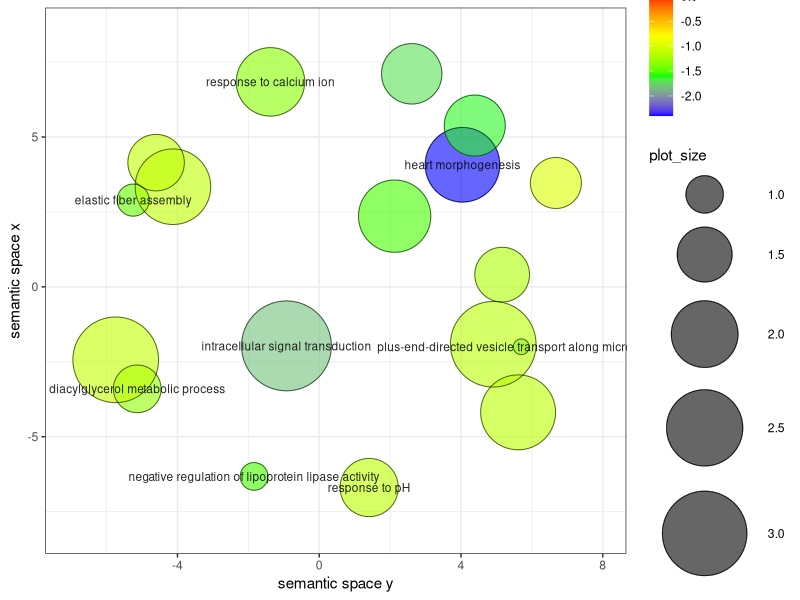

Write the R code that produced this figure.


# A plotting R script produced by the REVIGO server at http://revigo.irb.hr/
# If you found REVIGO useful in your work, please cite the following reference:
# Supek F et al. "REVIGO summarizes and visualizes long lists of Gene Ontology
# terms" PLoS ONE 2011. doi:10.1371/journal.pone.0021800


# --------------------------------------------------------------------------
# If you don't have the ggplot2 package installed, uncomment the following line:
# install.packages( "ggplot2" );
library( ggplot2 );
# --------------------------------------------------------------------------
# If you don't have the scales package installed, uncomment the following line:
# install.packages( "scales" );
library( scales );


# --------------------------------------------------------------------------
# Here is your data from REVIGO. Scroll down for plot configuration options.

revigo.names <- c("term_ID","description","frequency_%","plot_X","plot_Y","plot_size","log10_p_value","uniqueness","dispensability");
revigo.data <- rbind(c("GO:0003007","heart morphogenesis", 1.201, 4.042, 4.073, 2.405,-2.3990,0.720,0.000),
c("GO:0051005","negative regulation of lipoprotein lipase activity", 0.028,-1.839,-6.324, 0.845,-1.5302,0.877,0.000),
c("GO:0051592","response to calcium ion", 0.570,-1.376, 6.839, 2.083,-1.3453,0.819,0.000),
c("GO:0072383","plus-end-directed vesicle transport along microtubule", 0.024, 5.701,-1.999, 0.778,-1.7042,0.724,0.022),
c("GO:0048251","elastic fiber assembly", 0.033,-5.249, 2.894, 0.903,-1.4643,0.769,0.048),
c("GO:0046339","diacylglycerol metabolic process", 0.081,-5.134,-3.402, 1.255,-1.3126,0.807,0.052),
c("GO:0009268","response to pH", 0.195, 1.409,-6.695, 1.623,-1.1418,0.838,0.086),
c("GO:0035556","intracellular signal transduction",10.855,-0.925,-1.969, 3.359,-1.8296,0.784,0.133),
c("GO:0048266","behavioral response to pain", 0.104, 6.678, 3.466, 1.362,-1.0020,0.757,0.162),
c("GO:0001974","blood vessel remodeling", 0.242, 2.610, 7.108, 1.716,-1.7126,0.797,0.175),
c("GO:0070588","calcium ion transmembrane transport", 1.249, 5.612,-4.186, 2.422,-1.1473,0.818,0.196),
c("GO:0006629","lipid metabolic process", 5.594,-5.743,-2.434, 3.072,-1.1029,0.823,0.283),
c("GO:0048286","lung alveolus development", 0.256, 4.389, 5.381, 1.740,-1.6229,0.764,0.298),
c("GO:0051260","protein homooligomerization", 1.363,-4.128, 3.341, 2.459,-1.1233,0.784,0.314),
c("GO:2000785","regulation of autophagosome assembly", 0.166,-4.603, 4.144, 1.556,-1.1148,0.784,0.361),
c("GO:0097485","neuron projection guidance", 0.897, 2.128, 2.359, 2.279,-1.5302,0.540,0.417),
c("GO:0044319","wound healing, spreading of cells", 0.142, 5.162, 0.408, 1.491,-1.2018,0.615,0.433),
c("GO:0016477","cell migration", 5.594, 4.910,-1.914, 3.072,-1.1548,0.655,0.642));

one.data <- data.frame(revigo.data);
names(one.data) <- revigo.names;
one.data <- one.data [(one.data$plot_X != "null" & one.data$plot_Y != "null"), ];
one.data$plot_X <- as.numeric( as.character(one.data$plot_X) );
one.data$plot_Y <- as.numeric( as.character(one.data$plot_Y) );
one.data$plot_size <- as.numeric( as.character(one.data$plot_size) );
one.data$log10_p_value <- as.numeric( as.character(one.data$log10_p_value) );
one.data$frequency <- as.numeric( as.character(one.data$frequency) );
one.data$uniqueness <- as.numeric( as.character(one.data$uniqueness) );
one.data$dispensability <- as.numeric( as.character(one.data$dispensability) );
#head(one.data);


# --------------------------------------------------------------------------
# Names of the axes, sizes of the numbers and letters, names of the columns,
# etc. can be changed below

p1 <- ggplot( data = one.data );
p1 <- p1 + geom_point( aes( plot_X, plot_Y, colour = log10_p_value, size = plot_size), alpha = I(0.6) ) + scale_size_area();
p1 <- p1 + scale_colour_gradientn( colours = c("blue", "green", "yellow", "red"), limits = c( min(one.data$log10_p_value), 0) );
p1 <- p1 + geom_point( aes(plot_X, plot_Y, size = plot_size), shape = 21, fill = "transparent", colour = I (alpha ("black", 0.6) )) + scale_size_area();
p1 <- p1 + scale_size( range=c(5, 30)) + theme_bw(); # + scale_fill_gradientn(colours = heat_hcl(7), limits = c(-300, 0) );
ex <- one.data [ one.data$dispensability < 0.15, ]; 
p1 <- p1 + geom_text( data = ex, aes(plot_X, plot_Y, label = description), colour = I(alpha("black", 0.85)), size = 3 );
p1 <- p1 + labs (y = "semantic space x", x = "semantic space y");
p1 <- p1 + theme(legend.key = element_blank()) ;
one.x_range = max(one.data$plot_X) - min(one.data$plot_X);
one.y_range = max(one.data$plot_Y) - min(one.data$plot_Y);
p1 <- p1 + xlim(min(one.data$plot_X)-one.x_range/10,max(one.data$plot_X)+one.x_range/10);
p1 <- p1 + ylim(min(one.data$plot_Y)-one.y_range/10,max(one.data$plot_Y)+one.y_range/10);



# --------------------------------------------------------------------------
# Output the plot to screen

p1;

# Uncomment the line below to also save the plot to a file.
# The file type depends on the extension (default=pdf).

# ggsave("C:/Users/path_to_your_file/revigo-plot.pdf");
